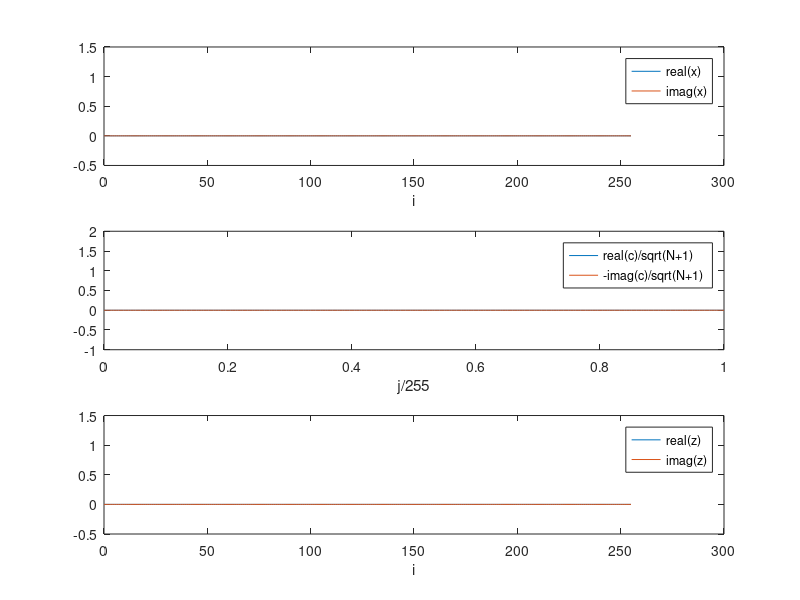

Here is the MATLAB script that generated this plot:
% F2FTSTEPDS
% The complex FT is used.
% Fourier transform of SINGLE SIDED step function of width 0 to d.

function F3DTSTEPC1S;
% Original Function
i = (0:1:255);
d = 20;
nx = length(i);
x = (logical(i)>=0) - (logical(i-d)>=0);

figure(1);
subplot(3,1,1);
plot(i,real(x),i,imag(x));
axis([0 300 -0.5 1.5]);
xlabel('i');
legend('real(x)','imag(x)');

%Fourier transform
c = fft(x);
%N = 128
N = length(c)-1;
j = (0:1:N);

subplot(3,1,2);
plot(j/255,real(c)/sqrt(N+1),j/255,-imag(c)/sqrt(N+1));
axis([0 1 -1 2]);
xlabel('j/255');
legend('real(c)/sqrt(N+1)','-imag(c)/sqrt(N+1)');

% The first zero of the FT
% is at 1/2d

%Fourier transform(inverse) of Fourier transform
z = ifft(c);
N = length(c)-1;
k = (0:1:N);

% 1/(2*d)=0.025

subplot(3,1,3);
plot(i,real(z),i,imag(z));
axis([0 300 -0.5 1.5]);
xlabel('i');
legend('real(z)','imag(z)');
